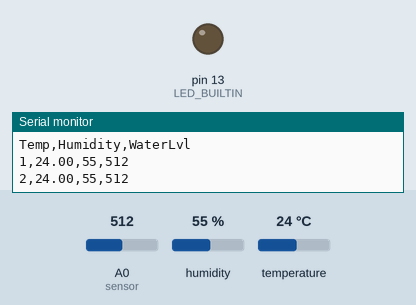
A sketch run on a simulated Arduino Uno, built with avr-gcc and run on an emulated ATmega328P. Shown: output pins drawn as LEDs (lit = HIGH), the last lines printed to the serial monitor. Inputs (shaded band) come from the test bench; at power-on: A0 (sensor) = 512, humidity 55 %, temperature 24 °C.

Above: at 1.8 s.
1.9 s: A0 (sensor) set to 111
3.4 s: A0 (sensor) set to 95
At 4.6 s:
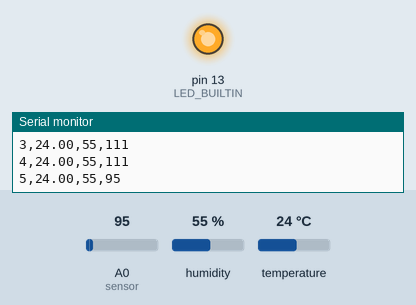
5.5 s: A0 (sensor) set to 122
At 6.4 s:
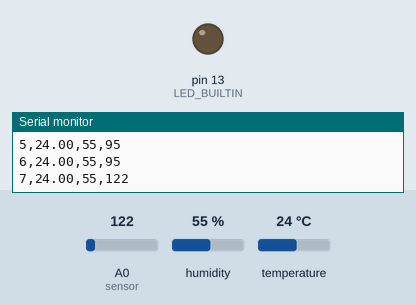
7.5 s: A0 (sensor) set to 90
At 9.4 s:
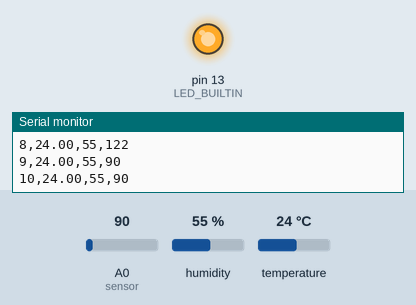
Timing chart, 0 to 10.5 s (numbered marks = the images above; inputs shaded):
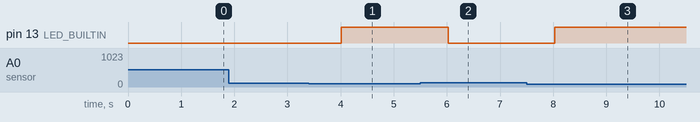

Measured:
- the behaviour switches between 100 and 99 on A0 (sensor) (found by bisection; images 0 and 1)
- after the input at 3.4 s, pin 13 (LED_BUILTIN): LOW → HIGH after 0.62 s
- after the input at 5.5 s, pin 13 (LED_BUILTIN): HIGH → LOW after 0.52 s
- after the input at 7.5 s, pin 13 (LED_BUILTIN): LOW → HIGH after 0.53 s

The sketch:

testCsv.ino
```cpp
#include "Seeed_BME280.h"
#include <Wire.h>

BME280 bme280;
int seuil=40; // switch on the led of the Arduino if the Humidity is under the 'seuil'
int seuilWaterLvl=100;
int index=1;  // index for the abscissa of the graph


void setup()
{
  // initialize digital pin LED_BUILTIN as an output.
  pinMode(LED_BUILTIN, OUTPUT);
  Serial.begin(9600);

  while (!Serial) ;

  Serial.print("Temp");
  Serial.print(",");
  Serial.print("Humidity");
  Serial.print(",");
  Serial.println("WaterLvl");

  if(!bme280.init()){
    Serial.println("Device error!");
  }


}

void loop()
{
  int humidity;

  //x index of the graph
  Serial.print(index);
  Serial.print(",");
  index++;


  //get and print temperatures
  Serial.print(bme280.getTemperature());
  Serial.print(",");


  //get, print humidity data and switch on the led of the Arduino if the Humidity is under the 'seuil'
  humidity=bme280.getHumidity();
  Serial.print(humidity);
  Serial.print(",");
   if(humidity < seuil)
  {
    digitalWrite(LED_BUILTIN, HIGH);   // turn the LED on (HIGH is the voltage level)
  }
  else
  {
    digitalWrite(LED_BUILTIN, LOW);    // turn the LED off by making the voltage LOW
  }

  //get and print water lvl data and switch on the led of the Arduino if the water lvl is under the 'seuil'
  int sensor=analogRead(A0); // Incoming analog signal read and appointed sensor
  Serial.println(sensor);   //Wrote serial port

  if(sensor < seuilWaterLvl)
  {
    digitalWrite(LED_BUILTIN, HIGH);   // turn the LED on (HIGH is the voltage level)
  }
  else
  {
    digitalWrite(LED_BUILTIN, LOW);    // turn the LED off by making the voltage LOW
  }


  delay(1000);
}
```
